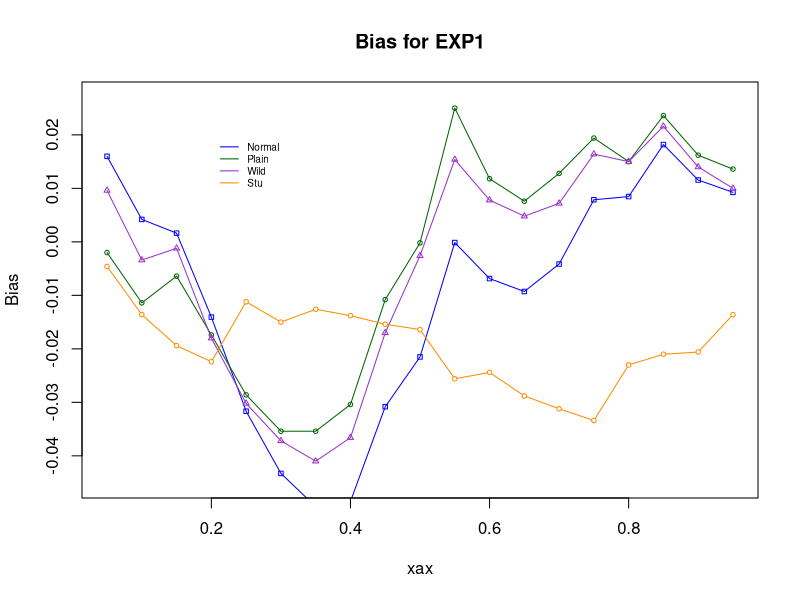
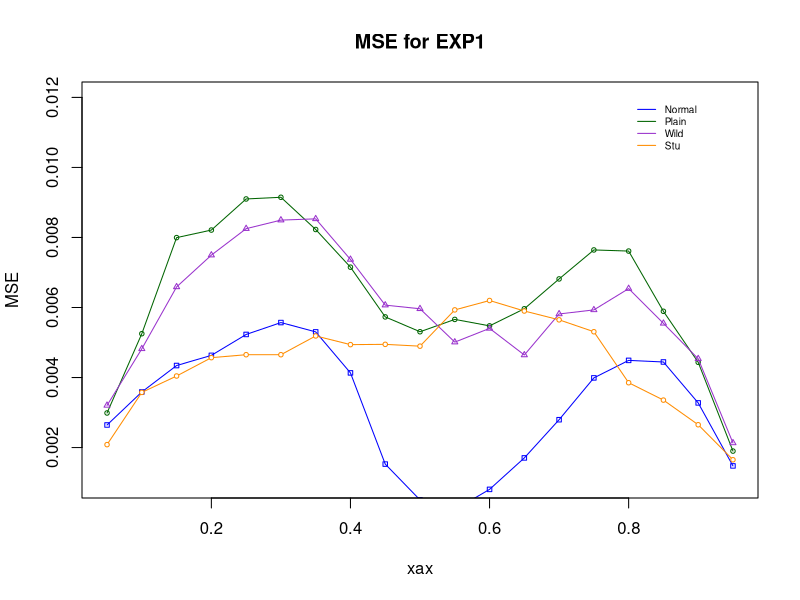

The R script that drew these images, in order: (Note: this script raises an error after producing the figures.)

### LAB 19 & 20: BOOTSTRAPPING
#
### Quantiles for Chi sample
#
q.exp1<-function(ns, nq)
{
  df <- double(nq)
  for(k in 1:nq) {
    s <- rexp(ns, 1)
    df[k] <- mean(s) - 1
  }
  return(quantile(df, 1:19/20))
}
#
### Studentized quantiles
#
qstu.exp1<-function(ns, nq)
{
  dfs <- double(nq)
  for(k in 1:nq) {
    s <- rexp(ns, 1)
    dfs[k] <- (mean(s) - 1)/(sqrt(var(s)/ns))
  }
  return(quantile(dfs, 1:19/20))
}

#
###############################################################
# Bootstraps Using Monte Carlo to Estimate Bias and MSE
### CHI8 ###
#
bs.p.exp1<-function(ns, nr, nb, uu)
{
  s <- double(ns)	# S
  ss <- double(ns)	# S*
  pp <- matrix(double(nb * 19), nrow = nb)	# obs'd pk(S) across S's
  for(i in 1:nb) {
    s <- rexp(ns, 1)	# get S  
    ms <- mean(s)	      # M^
    fr <- rep(0, 19)	  # place for frequencies, replicates 0 19-times.     
    for(j in 1:nr) {
      ss <- sample(s, ns, rep = T)	# get S*
      dm <- mean(ss) - ms	          # get M* - M^
      fr <- fr + (dm < uu)	        # frequencies : WHY WORK?
    }
    pp[i,  ] <- fr/nr	              # pk(S), k = 1:19
  }
  err <- t(pp) - 1:19/20	          # pk(S) - k/20, k = 1:19 
  bias <- apply(err, 1, mean)
  mse <- apply(err^2, 1, mean)
  cbind(bias, mse)
}
#
###############################################################
### NORMAL APPROX ###
#
bs.na.exp1<-function(ns, nb, uu)
{
  s <- double(ns)
  pp <- matrix(double(nb * 19), nrow = nb)
  for(i in 1:nb) {
    s <- rexp(ns, 1)  # then use "rexp" 
    sd <- sqrt(var(s)/ns)
    pp[i,  ] <- pnorm(uu/sd)
  }
  err <- t(pp) - 1:19/20
  bias <- apply(err, 1, mean)
  mse <- apply(err^2, 1, mean)
  cbind(bias, mse)
}
#
###############################################################
# pch=0,square
# pch=1,circle
# pch=2,triangle point up
# pch=3,plus
# pch=4,cross
# pch=5,diamond
# pch=6,triangle point down
# pch=7,square cross
# pch=8,star
# pch=9,diamond plus
# pch=10,circle plus
# pch=11,triangles up and down
# pch=12,square plus
# pch=13,circle cross
# pch=14,square and triangle down
# pch=15, filled square blue
# pch=16, filled circle blue
# pch=17, filled triangle point up blue
# pch=18, filled diamond blue
# pch=19,solid circle blue
# pch=20,bullet (smaller circle)
# pch=21, filled circle red
# pch=22, filled square red
# pch=23, filled diamond red
# pch=24, filled triangle point up red
# pch=25, filled triangle point do(wn red
###############################################################
### LAB 20 #####
#
###  [A]  #### STUDENT BOOTSTRAP ###
#
bs.s.exp1<-function(ns, nr, nb, uu)
{
  s <- double(ns)					  # S
  ss <- double(ns)					# S*
  pp <- matrix(double(nb * 19), nrow = nb)	 # obs'd pk(S) across S's
  for(i in 1:nb) {
    s <- rexp(ns, 1)			# get S  
    ms <- mean(s)				    # M^
    fr <- rep(0, 19)				# place for frequencies       
    for(j in 1:nr) {
      ss <- sample(s, ns, rep = T)	# get S*
      sd <- sqrt(var(ss)/ns)		    # get sd*
      dm <- (mean(ss) - ms)/sd	    # stu diff in mean
      fr <- fr + (dm < uu)		      # frequencies
    }
    pp[i,  ] <- fr/nr				    # pk(S), k = 1:19
  }
  err <- t(pp) - 1:19/20				# pk(S) - k/20, k = 1:19 
  bias <- apply(err, 1, mean)   # mean of the columns of err
  mse <- apply(err^2, 1, mean)
  cbind(bias, mse)
}

###############################################################
###  [B]  #### WILD BOOTSTRAP ###
#
bs.w.exp1<-function(ns, nr, nb, uu)
{
  s <- double(ns)	# S
  ss <- double(ns)	# S*
  pp <- matrix(double(nb * 19), nrow = nb)	 # obs'd pk(S) across S's
  for(i in 1:nb) {
    s <- rexp(ns, 1)	# get S  
    ms <- mean(s)	# M^
    fr <- rep(0, 19)	# place for frequencies       
    for(j in 1:nr) {
      ak <- rpois(ns,1)
      cak <- ak-mean(ak)		# TRICK 2
      dm <- mean(cak*s)	# TRICK 2 :MW
      fr <- fr + (dm < uu)	# freq
    }
    pp[i,  ] <- fr/nr	# pk(S), k = 1:19
  }
  err <- t(pp) - 1:19/20	# pk(S) - k/20, k = 1:19 
  bias <- apply(err, 1, mean)
  mse <- apply(err^2, 1, mean)
  cbind(bias, mse)
}

###############################################################
###  [C]  #### WILD STUDENTIZED BOOTSTRAP ###
#




###############################################################
### PLOTS ###
#
uk.8 <- q.exp1(20,1000)
uks.8 <- qstu.exp1(20,1000)

bsna1 <- bs.na.exp1(20,100,uk.8)      # Normal approx
bsp1 <- bs.p.exp1(20,50,100,uk.8)     # Plain BS
bss1 <- bs.s.exp1(20,50,100,uks.8)    # Studentized BS
bsw1 <- bs.w.exp1(20,50,100,uk.8)     # Wild BS
#bsws <- bs.ws.chi8(20,50,100,uks.8)   # Studentized Wild BS

xax<-1:19/20
plot(xax,bsna1[,1], type="o", pch=0, bg=par("bg"), col = "blue",ylim=c(-0.045,0.027),ylab="Bias", cex=.6, main='Bias for EXP1')
lines(xax,bsp1[,1], type="o", pch=1, bg=par("bg"), col = "darkgreen",cex=.6)
lines(xax,bsw1[,1], type="o", pch=2, bg=par("bg"), col = "darkorchid", cex=.6)
lines(xax,bss1[,1], type="o", pch=21, bg=par("bg"), col = "darkorange", cex=.6)
#lines(xax,bsws[,1], type="o", pch=23, bg=par("bg"), col = "black", cex=.6)
legend(.2, .02, legend=c("Normal","Plain","Wild","Stu"),
       col=c("blue", "darkgreen","darkorchid","darkorange"), 
       lty=1, cex=0.6,text.font=1,box.lty=0)

#### EXPECTED SQUARE ERROR ##########
#
xax<-1:19/20
plot(xax,bsna1[,2], type="o", pch=0, bg=par("bg"), col = "blue",ylim=c(0.001,0.012),ylab="MSE", cex=.6, main='MSE for EXP1')
lines(xax,bsp1[,2], type="o", pch=1, bg=par("bg"), col = "darkgreen",cex=.6)
lines(xax,bsw1[,2], type="o", pch=2, bg=par("bg"), col = "darkorchid", cex=.6)
lines(xax,bss1[,2], type="o", pch=21, bg=par("bg"), col = "darkorange", cex=.6)
#lines(xax,bsws[,2], type="o", pch=23, bg=par("bg"), col = "black", cex=.6)
legend(0.8, 0.012, legend=c("Normal","Plain","Wild","Stu"),
       col=c("blue", "darkgreen","darkorchid","darkorange"),
       lty=1, cex=0.6,text.font=1,box.lty=0)



#### TABLES #############

bsna1[,1]  # Normal approx
bsp1   # Plain BS
bss1   # Studentized BS
bsw1   # Wild BS
#bsws   # Stu-Wild BS

expbias <- data.frame(bsp1[,1],bsna1[,1], bss1[,1],
                      bsw1[,1])
names(expbias) <- c('Plain BS Bias', 'Norm BS Bias','Stud BS Bias',
                    'Wild BS Bias')

expbias

var(expbias)

meanexpbias <- c(mean(expbias[,1]),
             mean(expbias[,2]),
             mean(expbias[,3]),
             mean(expbias[,4]))
             #mean(expbias[,5]))

medianexpbias <- c(median(expbias[,1]),
                   median(expbias[,2]),
                   median(expbias[,3]),
                   median(expbias[,4]))


sdexpbias <- c(sd(expbias[,1]),
                sd(expbias[,2]),
                sd(expbias[,3]),
                sd(expbias[,4]))
                #sd(expbias[,5]))

desexpbias <- data.frame(c('Plain BS Bias', 'Norm BS Bias','Stud BS Bias',
                        'Wild BS Bias'), meanexpbias, medianexpbias,
                        sdexpbias)

names(desexpbias) <- c('method', 'mean', 'median', 'standard deviation')


desexpbias

((rep(0:19) + (0.056 < 0.563))/100) - (1:19/20)



double(4,7)



